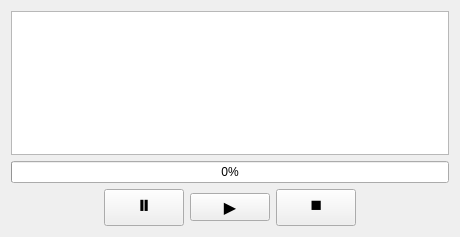
<?xml version="1.0" encoding="UTF-8"?>
<ui version="4.0">
 <class>ScanProgress</class>
 <widget class="QWidget" name="ScanProgress">
  <property name="geometry">
   <rect>
    <x>0</x>
    <y>0</y>
    <width>460</width>
    <height>237</height>
   </rect>
  </property>
  <property name="windowTitle">
   <string>ScanProgress</string>
  </property>
  <layout class="QVBoxLayout" name="verticalLayout">
   <item>
    <widget class="QTableView" name="tableView"/>
   </item>
   <item>
    <widget class="QProgressBar" name="progressBar">
     <property name="value">
      <number>0</number>
     </property>
     <property name="alignment">
      <set>Qt::AlignCenter</set>
     </property>
     <property name="textVisible">
      <bool>true</bool>
     </property>
     <property name="invertedAppearance">
      <bool>false</bool>
     </property>
    </widget>
   </item>
   <item>
    <layout class="QHBoxLayout" name="horizontalLayout" stretch="1,0,0,0,1">
     <item>
      <spacer name="horizontalSpacer">
       <property name="orientation">
        <enum>Qt::Horizontal</enum>
       </property>
       <property name="sizeHint" stdset="0">
        <size>
         <width>40</width>
         <height>20</height>
        </size>
       </property>
      </spacer>
     </item>
     <item>
      <widget class="QPushButton" name="pushButton">
       <property name="sizePolicy">
        <sizepolicy hsizetype="Minimum" vsizetype="Fixed">
         <horstretch>0</horstretch>
         <verstretch>0</verstretch>
        </sizepolicy>
       </property>
       <property name="font">
        <font>
         <family>Times New Roman</family>
         <pointsize>12</pointsize>
         <weight>75</weight>
         <bold>true</bold>
        </font>
       </property>
       <property name="text">
        <string>⏸</string>
       </property>
      </widget>
     </item>
     <item>
      <widget class="QPushButton" name="pushButton_2">
       <property name="sizePolicy">
        <sizepolicy hsizetype="Minimum" vsizetype="Fixed">
         <horstretch>0</horstretch>
         <verstretch>0</verstretch>
        </sizepolicy>
       </property>
       <property name="font">
        <font>
         <family>Times New Roman</family>
         <pointsize>12</pointsize>
         <weight>75</weight>
         <bold>true</bold>
        </font>
       </property>
       <property name="text">
        <string>▶</string>
       </property>
      </widget>
     </item>
     <item>
      <widget class="QPushButton" name="pushButton_3">
       <property name="sizePolicy">
        <sizepolicy hsizetype="Minimum" vsizetype="Fixed">
         <horstretch>0</horstretch>
         <verstretch>0</verstretch>
        </sizepolicy>
       </property>
       <property name="font">
        <font>
         <family>Times New Roman</family>
         <pointsize>12</pointsize>
         <weight>75</weight>
         <bold>true</bold>
        </font>
       </property>
       <property name="text">
        <string>⏹</string>
       </property>
      </widget>
     </item>
     <item>
      <spacer name="horizontalSpacer_2">
       <property name="orientation">
        <enum>Qt::Horizontal</enum>
       </property>
       <property name="sizeHint" stdset="0">
        <size>
         <width>40</width>
         <height>20</height>
        </size>
       </property>
      </spacer>
     </item>
    </layout>
   </item>
  </layout>
 </widget>
 <layoutdefault spacing="6" margin="11"/>
 <resources/>
 <connections/>
</ui>
